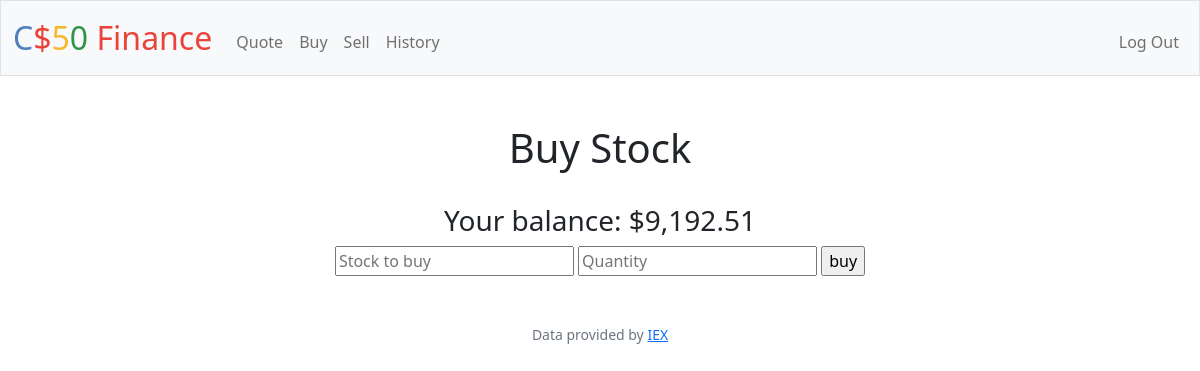
/buy (signed in), run on an earlier commit of the app's database.
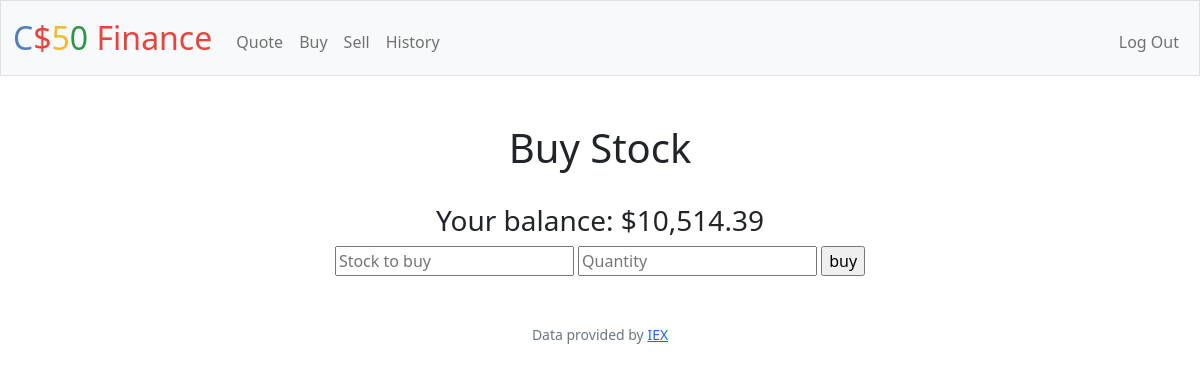
And on a later commit of the database.
### tables this page shows
CREATE TABLE users (id INTEGER PRIMARY KEY AUTOINCREMENT NOT NULL, username TEXT NOT NULL, hash TEXT NOT NULL, cash NUMERIC NOT NULL DEFAULT 10000.00);

### app.py (the view)
@app.route("/buy", methods=["GET", "POST"])
@login_required
def buy():
    balance = db.execute(
        "SELECT cash FROM users WHERE id = ?", session["user_id"])
    """Buy shares of stock"""
    if request.method == "POST":
        stock = lookup(request.form.get("quote"))
        if stock:
            price = float(stock["price"])
            quantity = float(request.form.get("quantity"))
            cost = price * quantity
            print(balance)
            if not cost < float(balance[0]["cash"]):
                return apology("Not enough funds")
            new_balance = float(balance[0]["cash"]) - cost
            stock_check = db.execute(
                "SELECT stock FROM stocks WHERE stock = ? AND person_id =?", stock["symbol"].upper(), session["user_id"])
            db.execute("UPDATE users SET cash = ? where id = ?",
                       new_balance, session["user_id"])
            if not stock_check:
                db.execute("INSERT INTO stocks (stock, person_id, quantity) VALUES(?, ?, ?)",
                           stock["symbol"].upper(), session["user_id"], int(quantity))
                return render_template("buy.html", cash=new_balance)
            current = db.execute("SELECT quantity FROM stocks WHERE stock = ? AND person_id =?",
                                 stock["symbol"].upper(), session["user_id"])
            db.execute("UPDATE stocks set quantity = ? WHERE person_id = ?", int(
                quantity) + current[0]["quantity"], session["user_id"])
            db.execute(
                "INSERT INTO history (date, buysell, person_id, stock, quantity, price) VALUES(DATETIME(), ?, ?, ?, ?, ?)",
                "BUY", session["user_id"], stock["symbol"].upper(), int(quantity), price
            )
            return render_template("buy.html", cash=new_balance)
        else:
            return apology("Stock does not exist")
    else:
        return render_template("buy.html", cash=balance[0]["cash"])

### app.py (called while the page is built)
@app.after_request
def after_request(response):
    response.headers["Cache-Control"] = "no-cache, no-store, must-revalidate"
    response.headers["Expires"] = 0
    response.headers["Pragma"] = "no-cache"
    return response

### helpers.py (called while the page is built)
def login_required(f):
    @wraps(f)
    def decorated_function(*args, **kwargs):
        if session.get("user_id") is None:
            return redirect("/login")
        return f(*args, **kwargs)
    return decorated_function

def usd(value):
    return f"${value:,.2f}"

### templates/buy.html
{% extends "layout.html"%}
{% block main %}
    <h1> Buy Stock </h1>
    <br>
    <form action="/buy" method="post">
        <h3>Your balance: {{ cash | usd }}</h3>
        <input type="text" name="quote" placeholder="Stock to buy" autofocus autocomplete="off">
        <input type="number" min=0 name="quantity" placeholder="Quantity" autocomplete="off">
        <input type="submit" value="buy">
    </form>
{% endblock %}

What changed in the data, as far as the page shows it:
changed users: cash "$9,192.51" → "$10,514.39"
